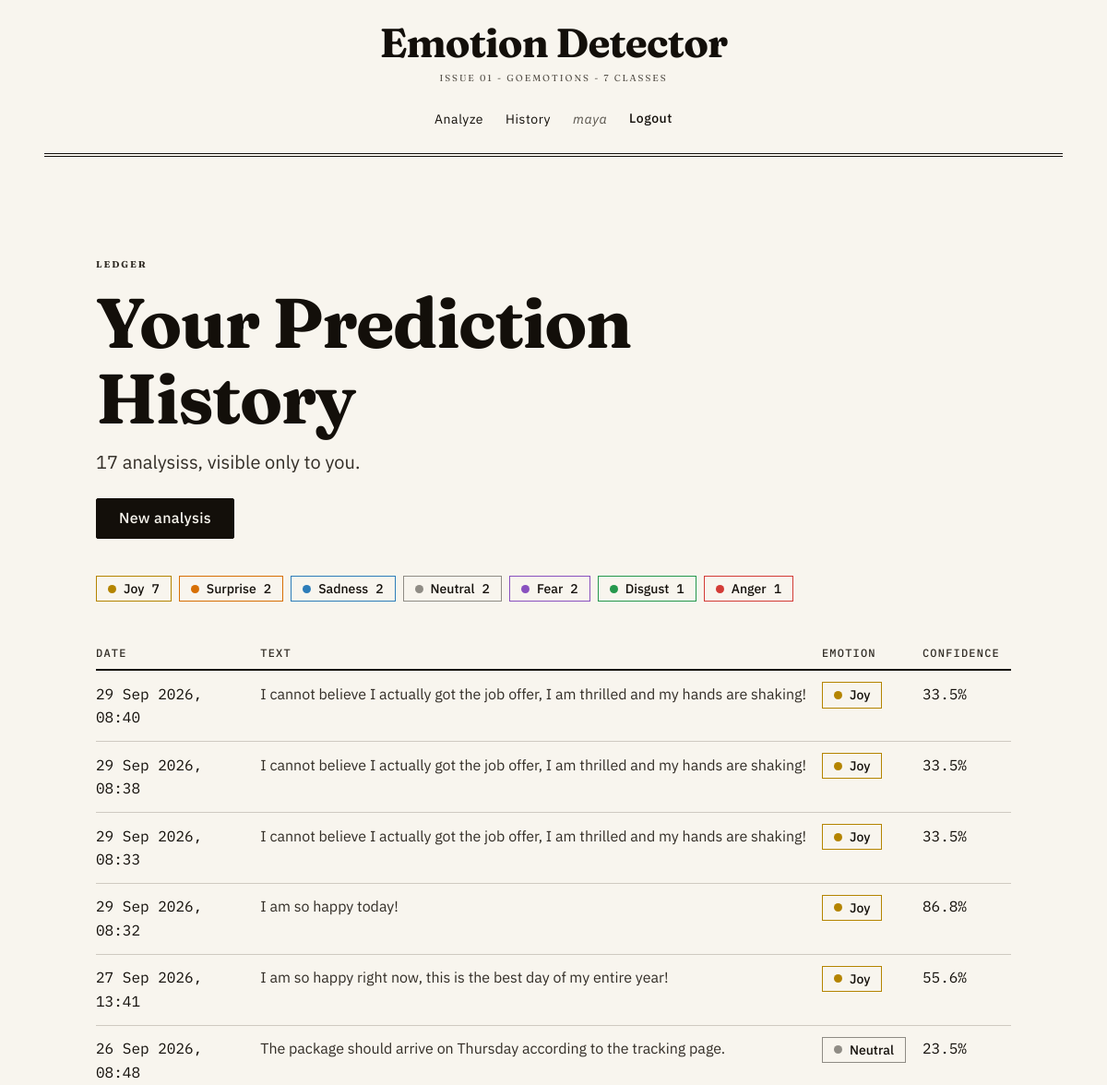
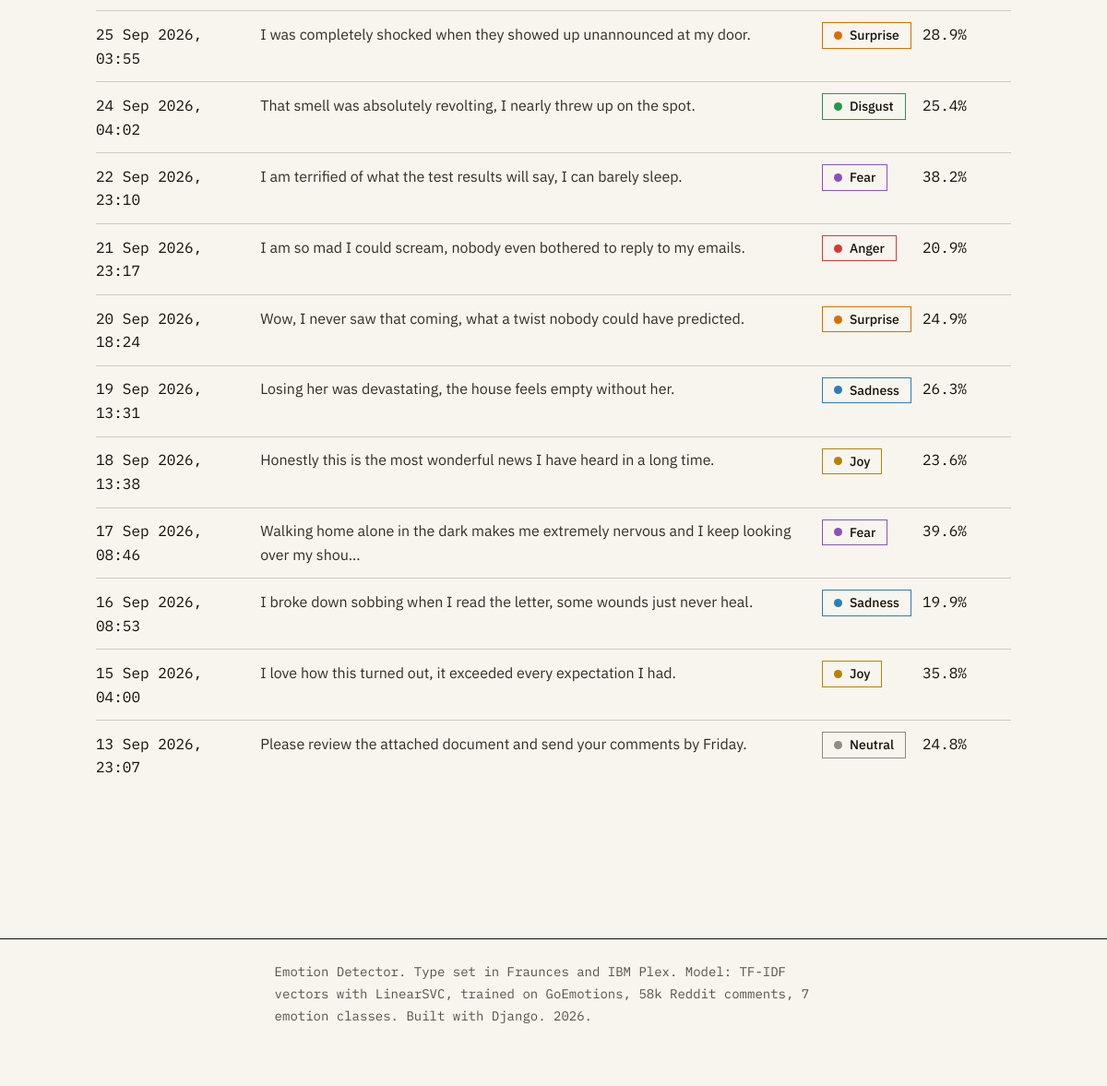
/history/ (signed in), run on the app's committed database (2 pictures, top to bottom).
### predictor/models.py (models this page shows, shortened)
class Prediction(models.Model):
    user = models.ForeignKey(User, on_delete=models.CASCADE, related_name="predictions")
    text = models.TextField()
    predicted_emotion = models.CharField(max_length=20, choices=EMOTION_CHOICES)
    confidence = models.FloatField(default=0.0)
    all_scores = models.JSONField(default=dict, blank=True)
    created_at = models.DateTimeField(auto_now_add=True)
    class Meta:
        ordering = ["-created_at"]
    @property
    def confidence_pct(self) -> str:
        return f"{self.confidence * 100:.1f}%"

### predictor/views.py (the view)
# urls.py: path("history/", views.history_view, name="history"),
@login_required
def history_view(request):
    predictions = Prediction.objects.filter(user=request.user)
    counts = (
        Prediction.objects.filter(user=request.user)
        .values("predicted_emotion")
        .annotate(n=Count("id"))
        .order_by("-n")
    )
    summary = [
        {
            "emotion": row["predicted_emotion"],
            "label": EMOTION_LABELS[row["predicted_emotion"]],
            "color": EMOTION_COLORS[row["predicted_emotion"]],
            "n": row["n"],
        }
        for row in counts
    ]
    return render(
        request,
        "predictor/history.html",
        {
            "predictions": predictions,
            "summary": summary,
            "total": sum(row["n"] for row in summary),
        },
    )

### predictor/templates/predictor/history.html (shortened to what this page needs)
{% extends "base.html" %}
{% block content %}
<section class="sec">
    <header class="sec-head">
        <p class="sec-label">Ledger</p>
        <h1>Your Prediction History</h1>
        <p class="lede">
            {% if total %}
                {{ total }} analysis{{ total|pluralize }}, visible only to you.
            {% else %}
                Nothing here yet, analyze some text first.
            {% endif %}
        </p>
    </header>
    <div class="sec-actions">
        <a class="btn btn-primary" href="{% url 'predict' %}">New analysis</a>
    </div>
    {% if summary %}
    <ul class="summary">
        {% for row in summary %}
        <li class="chip" style="--chip: var(--emo-{{ row.emotion }})">
            <span class="dot"></span>
            {{ row.label }}
            <b>{{ row.n }}</b>
        </li>
        {% endfor %}
    </ul>
    {% endif %}
    <table class="history-table">
        <thead>
            <tr>
                <th scope="col">Date</th>
                <th scope="col">Text</th>
                <th scope="col">Emotion</th>
                <th scope="col">Confidence</th>
            </tr>
        </thead>
        <tbody>
        {% for p in predictions %}
            <tr>
                <td class="when" data-label="Date">{{ p.created_at|date:"d M Y, H:i" }}</td>
                <td class="snippet" data-label="Text" title="{{ p.text }}">{{ p.text|truncatechars:90 }}</td>
                <td data-label="Emotion">
                    <span class="chip" style="--chip: var(--emo-{{ p.predicted_emotion }})">
                        <span class="dot"></span>
                        {{ p.get_predicted_emotion_display }}
                    </span>
                </td>
                <td class="conf" data-label="Confidence">{{ p.confidence_pct }}</td>
            </tr>
        {% endfor %}
        </tbody>
    </table>
</section>
{% endblock %}

### templates/base.html (shortened to what this page needs)
{% load static %}
<!DOCTYPE html>
<html lang="en">
<head>
    <link rel="stylesheet" href="{% static 'css/style.css' %}">
</head>
<body>
    <header class="nav-mast">
        <a class="mast-name" href="{% url 'predict' %}">Emotion Detector</a>
        <p class="mast-line">Issue 01 - GoEmotions - 7 classes</p>
        <nav class="mast-nav" aria-label="Primary">
            <ul>
                <li><a href="{% url 'predict' %}">Analyze</a></li>
                {% if user.is_authenticated %}
                    <li><a href="{% url 'history' %}">History</a></li>
                    <li><span class="who">{{ user.username }}</span></li>
                    <li>
                        <form action="{% url 'logout' %}" method="post" class="inline">
                            <button type="submit" class="nav-btn">Logout</button>
                        </form>
                    </li>
                {% else %}
                    <li><a href="{% url 'login' %}">Login</a></li>
                    <li><a href="{% url 'register' %}">Register</a></li>
                {% endif %}
            </ul>
        </nav>
        <hr class="mast-rule" aria-hidden="true">
    </header>
    <main id="main" class="page">
        {% block content %}{% endblock %}
    </main>
    <footer class="foot-dense">
        <p>Emotion Detector. Type set in Fraunces and IBM Plex. Model: TF-IDF vectors with LinearSVC, trained on GoEmotions, 58k Reddit comments, 7 emotion classes. Built with Django. 2026.</p>
    </footer>
</body>
</html>

### static/css/tokens.css (style rules this page uses)
:root { --color-paper: oklch(97% 0.010 85); --color-paper-2: oklch(94.5% 0.012 85); --color-paper-3: oklch(91% 0.014 84); --color-rule: oklch(84% 0.014 82); --color-rule-2: oklch(58% 0.016 80); --color-neutral: oklch(55% 0.014 80); --color-muted: oklch(44% 0.014 75); --color-ink-2: oklch(30% 0.014 75); --color-ink: oklch(17% 0.012 70); --color-accent: oklch(52% 0.170 27); --color-accent-ink: oklch(97% 0.010 85); --color-focus: oklch(52% 0.170 27); --color-error: oklch(50% 0.190 25); --emo-joy: oklch(64% 0.160 88); --emo-anger: oklch(58% 0.190 27); --emo-fear: oklch(55% 0.170 305); --emo-sadness: oklch(57% 0.120 245); --emo-surprise: oklch(65% 0.160 55); --emo-disgust: oklch(60% 0.150 150); --emo-neutral: oklch(64% 0.010 85); --font-display: "Fraunces", ui-serif, Georgia, serif; --font-body: "IBM Plex Sans", ui-sans-serif, system-ui, sans-serif; --font-outlier: "IBM Plex Mono", ui-monospace, monospace; --display-weight: 700; --tracking-display: -0.02em; --tracking-label: 0.10em; --text-xs: 0.75rem; --text-sm: 0.875rem; --text-base: 1rem; --text-md: 1.25rem; --text-lg: 1.5625rem; --text-xl: 1.9531rem; --text-2xl: 2.4414rem; --text-3xl: 3.0518rem; --text-display: clamp(2.75rem, 5vw + 1rem, 5.25rem); --space-3xs: 0.125rem; --space-2xs: 0.25rem; --space-xs: 0.5rem; --space-sm: 0.75rem; --space-md: 1rem; --space-lg: 1.5rem; --space-xl: 2.5rem; --space-2xl: 4rem; --space-3xl: 6rem; --space-4xl: 9rem; --rule-hair: 1px; --rule-fine: 2px; --radius-card: 0; --radius-input: 2px; --radius-pill: 0; --ease-out: cubic-bezier(0.16, 1, 0.3, 1); --ease-in: cubic-bezier(0.7, 0, 0.84, 0); --dur-micro: 0ms; --dur-short: 0ms; --page-gutter: clamp(1rem, 4vw, 3rem); --page-max: 68rem; --z-base: 1; --z-raised: 10; --z-sticky: 200; }

### data on the page
Prediction: created_at "29 Sep 2026, 08:40", text "I cannot believe I actually got the job offer, I am thrilled and my hands are shaking!", predicted_emotion "Joy", confidence_pct "33.5%"
Prediction: created_at "29 Sep 2026, 08:38", text "I cannot believe I actually got the job offer, I am thrilled and my hands are shaking!", predicted_emotion "Joy", confidence_pct "33.5%"
Prediction: created_at "29 Sep 2026, 08:33", text "I cannot believe I actually got the job offer, I am thrilled and my hands are shaking!", predicted_emotion "Joy", confidence_pct "33.5%"
Prediction: created_at "29 Sep 2026, 08:32", text "I am so happy today!", predicted_emotion "Joy", confidence_pct "86.8%"
Prediction: created_at "27 Sep 2026, 13:41", text "I am so happy right now, this is the best day of my entire year!", predicted_emotion "Joy", confidence_pct "55.6%"
Prediction: created_at "26 Sep 2026, 08:48", text "The package should arrive on Thursday according to the tracking page.", predicted_emotion "Neutral", confidence_pct "23.5%"
Prediction: created_at "25 Sep 2026, 03:55", text "I was completely shocked when they showed up unannounced at my door.", predicted_emotion "Surprise", confidence_pct "28.9%"
Prediction: created_at "24 Sep 2026, 04:02", text "That smell was absolutely revolting, I nearly threw up on the spot.", predicted_emotion "Disgust", confidence_pct "25.4%"
Prediction: created_at "22 Sep 2026, 23:10", text "I am terrified of what the test results will say, I can barely sleep.", predicted_emotion "Fear", confidence_pct "38.2%"
Prediction: created_at "21 Sep 2026, 23:17", text "I am so mad I could scream, nobody even bothered to reply to my emails.", predicted_emotion "Anger", confidence_pct "20.9%"
Prediction: created_at "20 Sep 2026, 18:24", text "Wow, I never saw that coming, what a twist nobody could have predicted.", predicted_emotion "Surprise", confidence_pct "24.9%"
Prediction: created_at "19 Sep 2026, 13:31", text "Losing her was devastating, the house feels empty without her.", predicted_emotion "Sadness", confidence_pct "26.3%"
Prediction: created_at "18 Sep 2026, 13:38", text "Honestly this is the most wonderful news I have heard in a long time.", predicted_emotion "Joy", confidence_pct "23.6%"
Prediction: created_at "17 Sep 2026, 08:46", text "Walking home alone in the dark makes me extremely nervous and I keep looking over my shou…", predicted_emotion "Fear", confidence_pct "39.6%"
Prediction: created_at "16 Sep 2026, 08:53", text "I broke down sobbing when I read the letter, some wounds just never heal.", predicted_emotion "Sadness", confidence_pct "19.9%"
Prediction: created_at "15 Sep 2026, 04:00", text "I love how this turned out, it exceeded every expectation I had.", predicted_emotion "Joy", confidence_pct "35.8%"
Prediction: created_at "13 Sep 2026, 23:07", text "Please review the attached document and send your comments by Friday.", predicted_emotion "Neutral", confidence_pct "24.8%"

### other printed values
{{ user.username }} "maya"
{{ total }} "17"
{{ row.label }} "Joy" "Surprise" "Sadness" "Neutral" "Fear" "Disgust" "Anger"
{{ row.n }} "7" "2" "2" "2" "2" "1" "1"
